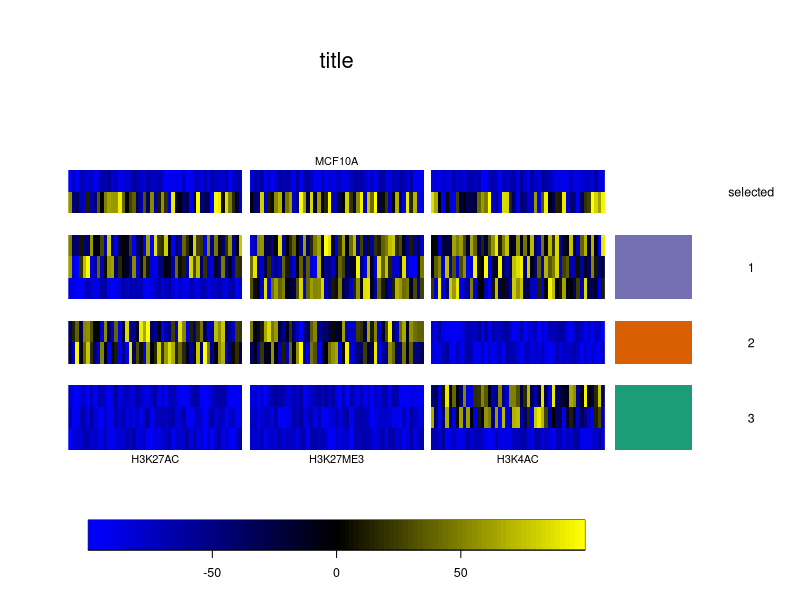

This figure's R source:
#plots K27me3 and K4me3 combinations of heatmaps
#clustering is kmeans then sorted within clusters

#dummy out tracing, dummy out clustering
heatmap.2.2 = function (x, Rowv = TRUE, Colv = if (symm) "Rowv" else TRUE, 
                        distfun = dist, hclustfun = hclust, dendrogram = c("both", 
                                                                           "row", "column", "none"), reorderfun = function(d, w) reorder(d, 
                                                                                                                                         w), symm = FALSE, scale = c("none", "row", "column"), 
                        na.rm = TRUE, revC = identical(Colv, "Rowv"), add.expr, breaks, 
                        symbreaks = any(x < 0, na.rm = TRUE) || scale != "none", 
                        col = "heat.colors", colsep.minor = -1, colsep.major = -1, rowsep.minor = -1, rowsep.major = -1, sepcolor = "white", 
                        sepwidth.minor = 1, sepwidth.major = 3, cellnote, notecex = 1, notecol = "cyan", 
                        na.color = par("bg"), trace = c("column", "row", "both", 
                                                        "none"), tracecol = "cyan", hline = median(breaks), vline = median(breaks), 
                        linecol = tracecol, mar.top = 2, mar.left = 2, mar.bot = 5, mar.right = 5, ColSideColors, RowSideColors = NULL, 
                        cexRow = 0.2 + 1/log10(nr), cexCol = 0.2 + 1/log10(nc), labRow = NULL,
                        labCol = NULL, labColAbove = NULL, srtRow = NULL, srtCol = NULL, adjRow = c(0, 
                                                                                                    NA), adjCol = c(.5, .5), offsetRow = 0.5, offsetCol = 0.5, 
                        colRow = NULL, colCol = NULL, key = TRUE, keysize = .1, 
                        density.info = c("histogram", "density", "none"), denscol = tracecol, 
                        symkey = any(x < 0, na.rm = TRUE) || symbreaks, densadj = 0.25, 
                        key.title = NULL, key.lab = NA, key.ylab = NULL, key.xtickfun = NULL, 
                        key.ytickfun = NULL, key.par = list(), main = NULL, xlab = NULL, 
                        ylab = NULL, lmat = NULL, lhei = 1, lwid = NULL, extrafun = NULL, rowsep.major.labels = NULL, left_mai = .7, cex.main = 2,
                        ...) 
{
  x.original = x
  rowsep.minor.original = rowsep.minor
  rowsep.major.original = rowsep.major
  
  scale01 <- function(x, low = min(x), high = max(x)) {
    x <- (x - low)/(high - low)
    x
  }
  
  plot0 = function(width = 1, height = 1){
    fudge = 0.037037037037
    plot(c(0+fudge*width, width-fudge * width), c(0+fudge*height, height-fudge * height), type = 'n', xlab = '', ylab = '', axes = F, )
  }
  
  dev.width = par('din')[1]
  dev.height = par('din')[2]
  
  lmat = 1
  body.height = dev.height
  body.i = 1
  lwid = 1
  label.height = .5
  main.height = 1.2
  lhei = body.height
  
  if(!is.null(labColAbove)){
    lmat = rbind(max(lmat) + 1, lmat)
    lhei[body.i] = lhei[body.i] - label.height
    lhei = c(label.height, lhei)
    body.i = body.i + 1
  }
  if(!is.null(main)){
    lmat = rbind(max(lmat) + 1, lmat)
    lhei[body.i] = lhei[body.i] - main.height
    lhei = c(main.height, lhei)
    body.i = body.i + 1
  }
  if(!is.null(labCol)){
    lmat = rbind(lmat, max(lmat) + 1)
    lhei[body.i] = lhei[body.i] - label.height
    lhei = c(lhei, label.height)
  }
  if(key){
    key.height = 1
    lmat = rbind(lmat, max(lmat) + 1)
    lhei[body.i] = lhei[body.i] - key.height
    lhei = c(lhei, key.height)
  }
  RowSideColors.size = 0
  if (!is.null(RowSideColors)) {
    if (!is.character(RowSideColors) || length(RowSideColors) != nrow(x)) 
      stop("'RowSideColors' must be a character vector of length nrow(x)")
    RowSideColors.size = .8
    lmat <- cbind(lmat, c(rep(0, body.i-1), max(lmat)+1, rep(0, nrow(lmat)-body.i)))
    lwid <- c(dev.width - RowSideColors.size, RowSideColors.size)
  }
  labRowSize = 0
  if (!is.null(rowsep.major.labels)) {
    labRowSize = 1
    lmat <- cbind(lmat, c(rep(0, body.i-1), max(lmat)+1, rep(0, nrow(lmat)-body.i)))
    lwid <- c(dev.width - RowSideColors.size - labRowSize, labRowSize)
  }
  if(left_mai > 0){
    lmat <- cbind(rep(0, nrow(lmat)), lmat)
    lwid <- c(left_mai, dev.width - RowSideColors.size - labRowSize - left_mai)
  }
  
  
  #   print(lmat)
  #   print(lhei)
  #   print(lwid)
  
  
  
  layout(lmat, heights = lhei, widths = lwid)
  
  
  
  x = x[nrow(x):1,]#reverse so heatmap top row is top row of input matrix
  RowSideColors = rev(RowSideColors)
  nr <- nrow(x)
  nc <- ncol(x)
  
  
  insert_col = function(n, i){#insert n column following index i
    x <<- cbind(x[,1:i], matrix(NA, nrow = nrow(x), ncol = n),  x[,(i+1):ncol(x)])
    affected = colsep.minor > i
    colsep.minor[affected] <<- colsep.minor[affected] + n
    affected = colsep.major > i
    colsep.major[affected] <<- colsep.major[affected] + n
    if(!is.null(labCol)) labCol <<- c(labCol[1:i], rep('', n), labCol[(i + 1):length(labCol)])
    if(!is.null(labColAbove)) labColAbove <<- c(labColAbove[1:i], rep('', n), labColAbove[(i + 1):length(labColAbove)])
  }
  
  insert_row = function(n, i){#insert n rows following index i
    x <<- rbind(x[1:i,], matrix(NA, ncol = ncol(x), nrow = n),  x[(i+1):nrow(x),])
    affected = rowsep.minor > i
    rowsep.minor[affected] <<- rowsep.minor[affected] + n
    affected = rowsep.major > i
    rowsep.major[affected] <<- rowsep.major[affected] + n
    RowSideColors <<- c(RowSideColors[1:i], rep(NA, n), RowSideColors[(i+1):length(RowSideColors)])
  }
  
  #print(dim(x))
  do_col_major = colsep.major[1] > -1
  if (colsep.minor[1] > -1){ #insert  columns in x and color
    for (i in 1:length(colsep.minor)){ 
      csep = colsep.minor[i]
      insert_col(sepwidth.minor, csep)
    }
  }
  if (do_col_major){ #insert  columns in x and color
    for (i in 1:length(colsep.major)){ 
      csep = colsep.major[i]
      insert_col(sepwidth.major, csep)
    }
  }
  #print(dim(x))
  x = x[nrow(x):1,]#reverse rows temporarily
  RowSideColors = rev(RowSideColors)
  do_row_major = rowsep.major[1] > -1
  if (rowsep.minor[1] > -1){
    for (i in 1:length(rowsep.minor)){ 
      rsep = rowsep.minor[i]
      insert_row(sepwidth.minor, rsep)
    }
  }
  if (do_row_major){
    for (i in 1:length(rowsep.major)){ 
      rsep = rowsep.major[i]
      insert_row(sepwidth.major, rsep)
    }
  }
  x = x[nrow(x):1,]#unreverse rows
  RowSideColors = rev(RowSideColors)
  #print(dim(x))
  nc = ncol(x)
  nr = nrow(x)
  par(mai = rep(0,4))
  #plots the body of the heatap
  image(0:nc, 0:nr, t(x), xlim = c(0, nc), ylim = c(0, nr), axes = FALSE, xlab = "", ylab = "", col = col, 
        breaks = breaks, ...)
  
  #print(dim(x))
  #plots column labels above column
  apply_col_labels = function(col_labels, yshift = .5, yadj = .5){
    plot0(ncol(x))
    if (is.null(srtCol) && is.null(colCol)) 
      axis(1, 1:nc-.5, labels = col_labels, las = 2, line = -0.5 + 
             offsetCol, tick = 0, cex.axis = cexCol, padj = 1)
    else {
      if (is.null(srtCol) || is.numeric(srtCol)) {
        xpd.orig <- par("xpd")
        par(xpd = NA)
        xpos <- 1:nc-.5
        text(x = xpos, y = yshift, labels = col_labels, adj = c(.5, yadj),
             cex = cexCol, srt = srtCol, col = colCol)
        #print(colCol)
        par(xpd = xpd.orig)
      }
      else warning("Invalid value for srtCol ignored.")
    }
  }
  if(!is.null(labColAbove)){
    apply_col_labels(labColAbove, .1, 0)
  }
  
  #draw title
  if(!is.null(main)){
    plot.new()
    text(.5,.5, main, cex = cex.main)
  }
  
  #draws column labels below column
  if(!is.null(labCol)){
    apply_col_labels(labCol, .9, 1)
  }
  if (missing(breaks) || is.null(breaks) || length(breaks) < 
        1) {
    if (missing(col) || is.function(col)) 
      breaks <- 16
    else breaks <- length(col) + 1
  }
  if (length(breaks) == 1) {
    if (!symbreaks) 
      breaks <- seq(min(x, na.rm = na.rm), max(x, na.rm = na.rm), 
                    length = breaks)
    else {
      extreme <- max(abs(x), na.rm = TRUE)
      breaks <- seq(-extreme, extreme, length = breaks)
    }
  }
  nbr <- length(breaks)
  ncol <- length(breaks) - 1
  if (class(col) == "function") 
    col <- col(ncol)
  min.breaks <- min(breaks)
  max.breaks <- max(breaks)
  x[x < min.breaks] <- min.breaks
  x[x > max.breaks] <- max.breaks
  if (key) {
    mai <- c(.5, .2, .2, .2)
    par(mai = mai, cex = 0.75, mgp = c(2, 1, 0))
    if (length(key.par) > 0) 
      do.call(par, key.par)
    tmpbreaks <- breaks
    if (symkey) {
      max.raw <- max(abs(c(x, breaks)), na.rm = TRUE)
      min.raw <- -max.raw
      tmpbreaks[1] <- -max(abs(x), na.rm = TRUE)
      tmpbreaks[length(tmpbreaks)] <- max(abs(x), na.rm = TRUE)
    }
    else {
      min.raw <- min.breaks
      max.raw <- max.breaks
    }
    z <- seq(min.raw, max.raw, by = min(diff(breaks)/4))
    image(z = matrix(z, ncol = 1), col = col, breaks = tmpbreaks, 
          xaxt = "n", yaxt = "n")
    par(usr = c(0, 1, 0, 1))
    if (is.null(key.xtickfun)) {
      lv <- pretty(breaks)
      xv <- scale01(as.numeric(lv), min.raw, max.raw)
      xargs <- list(at = xv, labels = lv)
    }
    else {
      xargs <- key.xtickfun()
    }
    xargs$side <- 1
    do.call(axis, xargs)
    if (!is.na(key.lab)) {
      mtext(side = 3, key.lab, line = 1, padj = 1, 
            cex = par("cex") * par("cex.lab"))
    }
  }
  if(!is.null(RowSideColors)){
    #print(length(RowSideColors))
    #print(nr)
    tmp = as.factor(RowSideColors)
    vals = matrix(as.numeric(tmp), ncol = 1)
    lev = levels(tmp)
    #print(dim(vals))
    #print(length(0:nr))
    par(mai = c(0,.1,0,.1))
    image(0:1, 0:nr, t(vals), xlim = c(0, 1), ylim = c(0, nr), axes = FALSE, xlab = "", ylab = "", col = lev)
  }
  if(!is.null(rowsep.major.labels)){
    par(mai = rep(0,4))
    plot0()
    for(i in 1:length(rowsep.major.labels)){
      rsep_prev = 0
      if(i > 1){
        rsep_prev = rowsep.major[i - 1] + sepwidth.major
      }
      rsep_curr = rowsep.major.original[i]
      if(i > 1){
        rsep_curr = rsep_prev + rowsep.major.original[i] - rowsep.major.original[i - 1]
      }
      if(i > length(rowsep.major.original)){
        rsep_curr = nrow(x)
      }
      #     else{
      #         rsep_curr = nrow(x)
      #       }
      
      rsep_mid = (mean(c(rsep_prev, rsep_curr)))
      
      ypos = 1 - (rsep_mid / nrow(x))
      text(.5, ypos, rowsep.major.labels[i], adj = c(.5,.5) )
      #       text(.5, -.5/nrow(x), 'test', adj = c(.5,.5) )
      #       text(.5, .5/nrow(x), 'test', adj = c(.5,.5) )
      #       text(.5, 1.5/nrow(x), 'test', adj = c(.5,.5) )
      #       text(.5, 1-2.5/nrow(x), 'test', adj = c(.5,.5) )
    }
    
  }
  
  #print(par('usr'))
}

#source('jrb_R_scripts//heatmap.3-split.R')
#source('heatmap.2.2.R')
library('reshape')
library('ggplot2')

heatmap.ngsplots = function(ngs_profiles, main_title = NULL, profiles_to_plot, nclust = 6, labels_below = NA, labels_above = NA, fg_toPlot = character(), fg_label = NULL, sortClustersByTotal = F, ...){
  if(length(labels_below) < 2 && is.na(labels_below)){
    labels_below = profiles_to_plot
  }
  if(length(profiles_to_plot) %% length(labels_below) != 0){
    stop('length of labels_below must divide profiles_to_plot evenly!')
  }
  if(length(profiles_to_plot) %% length(labels_above) != 0){
    stop('length of labels_above must divide profiles_to_plot evenly!')
  }
  
  
  prof = matrix(0, ncol = 0, nrow = nrow(ngs_profiles[[1]]))
  hidden = lapply(profiles_to_plot, function(x){
    prof <<- cbind(prof, ngs_profiles[[x]])
  })
  
  #HARDCODED DEBUG STUFF
  #   prof = prof[1:100,]
  #   fg_toPlot = rownames(prof)[1]
  
  
  cr = colorRamp(c('blue', 'black', 'yellow'))
  tmp = 0:100 / 100
  colors = rgb(cr(tmp)/255)
  
  len = length(profiles_to_plot)
  
  cseps = 1:(len-1) * ncol(prof) / len
  
  labColAbove = rep('', ncol(prof))
  if(!is.na(labels_above[1])){
    labels_loc = round((1:length(labels_above) -.499) * ncol(prof) / length(labels_above))
    labColAbove[labels_loc] = labels_above
  }
  
  
  labels = rep('', ncol(prof))
  labels_loc = round((1:length(labels_below)-.499) * ncol(prof) / length(labels_below))
  labels[labels_loc] = labels_below
  set.seed(1)
  kmclust = kmeans(prof, centers = nclust, iter.max = 10)
  o = order(kmclust$cluster)#sort prof to be in cluster number order
  prof = prof[o,, drop = F]
  kmclust$cluster = kmclust$cluster[o]#keep cluster assignment sorted in same order as prof
  
  for(i in 1:nclust){#sort within each cluster by rowSum
    size = kmclust$size
    start = 1
    if(i > 1){
      start = sum(kmclust$size[1:(i-1)]) + 1
    }
    end = sum(kmclust$size[1:(i)])
    #print(paste(start, end))
    o = order(rowSums(prof[start:end,,drop = F]), decreasing = T)
    prof[start:end,] = prof[start:end,,drop = F][o,, drop = F]
  }
  
  prof_ordered = matrix(0, ncol = ncol(prof), nrow = 0)
  
  
  
  get_kmclust = function(i){
    start = 1
    if(i > 1){
      start = sum(kmclust$size[1:(i-1)]) + 1
    }
    end = sum(kmclust$size[1:(i)])
    return(prof[start:end,])
  }
  if(sortClustersByTotal){#sort clusters by total of their centers
    kmclust_order = order(apply(kmclust$centers, 1, sum), decreasing = T)
    for(i in kmclust_order){#sort k means clusters by their center hierarchical clutering
      new_cluster = get_kmclust(i)
      start = nrow(prof_ordered) + 1
      prof_ordered = rbind(prof_ordered, new_cluster)
      end = nrow(prof_ordered)
      #kmclust$cluster[start:end] = i
    }
  }else{
    hiclust = hclust(dist(kmclust$centers))
    kmclust_order = hiclust$order
    for(i in kmclust_order){#sort k means clusters by their center hierarchical clutering
      new_cluster = get_kmclust(i)
      start = nrow(prof_ordered) + 1
      prof_ordered = rbind(prof_ordered, new_cluster)
      end = nrow(prof_ordered)
      #kmclust$cluster[start:end] = i
    }
  }
  
  
  rseps = 1:(nclust-1)#cacluated row seperations
  kmclust$size = kmclust$size[kmclust_order]
  
  for(i in 1:nclust){
    size = kmclust$size
    start = 1
    if(i > 1){
      start = sum(kmclust$size[1:(i-1)]) + 1
    }
    end = sum(kmclust$size[1:(i)])
    if(i < nclust){
      rseps[i] = end
    }
  }
  
  rColorChoices = RColorBrewer::brewer.pal(nclust, 'Dark2')
  rColors = rColorChoices[kmclust$cluster[rownames(prof_ordered)]]
  names(rColors) = rownames(prof_ordered)
  #fg_toPlot = intersect(fg_toPlot, rownames(prof_ordered))
  if(length(fg_toPlot) > 0){#extract fg_plot as special cluster
    rseps = c(0, rseps)
    rColors[fg_toPlot] = 'white'
    #move each fg_toPlot to top of profile, reduce rseps accordingly
    fg_indexes = 1:nrow(prof_ordered)  
    names(fg_indexes) = rownames(prof_ordered)
    keep = rep(F, length(fg_indexes))
    names(keep) = names(fg_indexes)
    keep[fg_toPlot] = T
    fg_indexes = fg_indexes[keep]
    #fg_indexes = fg_indexes[fg_toPlot]
    fg_indexes = sort(fg_indexes)#sort is necessary, as long as indexes don't change order relative to one another, they can be moved independently
    #insert_at = 1
    
    for(i in fg_indexes){
      #print(i)
      affected = rseps < i
      rseps[affected] = rseps[affected] + 1
      a = integer()
      b = i
      c = integer()
      if(i > 1) a = 1:(i-1)
      if(i < nrow(prof_ordered)) c = (i+1):nrow(prof_ordered)
      new_order = c(b, a, c)
      prof_ordered = prof_ordered[new_order ,]
      #rColors = rColors[new_order]
      
    }
  }
  
  
  hidden = heatmap.2.2(prof_ordered, RowSideColors = rColors[rownames(prof_ordered)], Rowv = F, Colv = F, dendrogram = 'n', trace = 'n', scale = 'n', labRow = '', labCol = labels, srtCol = 0, adjCol = c(.5,1), cexCol = 1, col = colors, symm = T, rowsep.major = rseps, colsep.minor = cseps, sepwidth.minor = 2, sepwidth.major = max(nrow(prof_ordered)/100,1), density.info = 'none', labColAbove = labColAbove, na.color = 'red', rowsep.major.labels = fg_label, main = main_title, ...)
  cluster_members = list()
  #print(nrow(prof_ordered))
  for(i in 0:length(rseps)){
    start = 1
    if(i > 0) start = rseps[i] + 1
    end = nrow(prof_ordered)
    if(i < length(rseps)) end = rseps[i + 1]
    
    #print(start)
    #print(end)
    cluster_members[[i+1]] = rownames(prof_ordered)[start:end]
  }
  ngs_res = list(cluster_members = cluster_members, colors = unique(rColors[rownames(prof_ordered)]), as_plotted = prof_ordered)
  return(ngs_res)
}

cl = 'MCF10A'
hm = c('H3K27AC','H3K27ME3','H3K4AC') #, 'H3K4ME3', 'H4K20ME3')
toPlot = paste(cl, hm, sep = '_')
ngs_profiles = list()
nr = 10
nc = 49
for(tp in toPlot){
  dat = matrix(runif(nr * nc, 0, 100), nrow = nr, ncol = nc)
  rownames(dat) = 1:nrow(dat)
  reduce = runif(nr/2, 1, nr)
  dat[reduce,] = dat[reduce,] / 5
  ngs_profiles[[tp]] = dat
}



#png(paste0('test8sidecol2_', cl, '.png'), width = 4, height = 8, units = 'in', res = 450)
nclust = 3
res = heatmap.ngsplots(ngs_profiles, main_title = 'title', toPlot, nclust = nclust, labels_below = hm, labels_above = cl, 
                       fg_toPlot = c(9,2), fg_label = c('selected', 1:nclust), sortClustersByTotal = T)
#dev.off()
